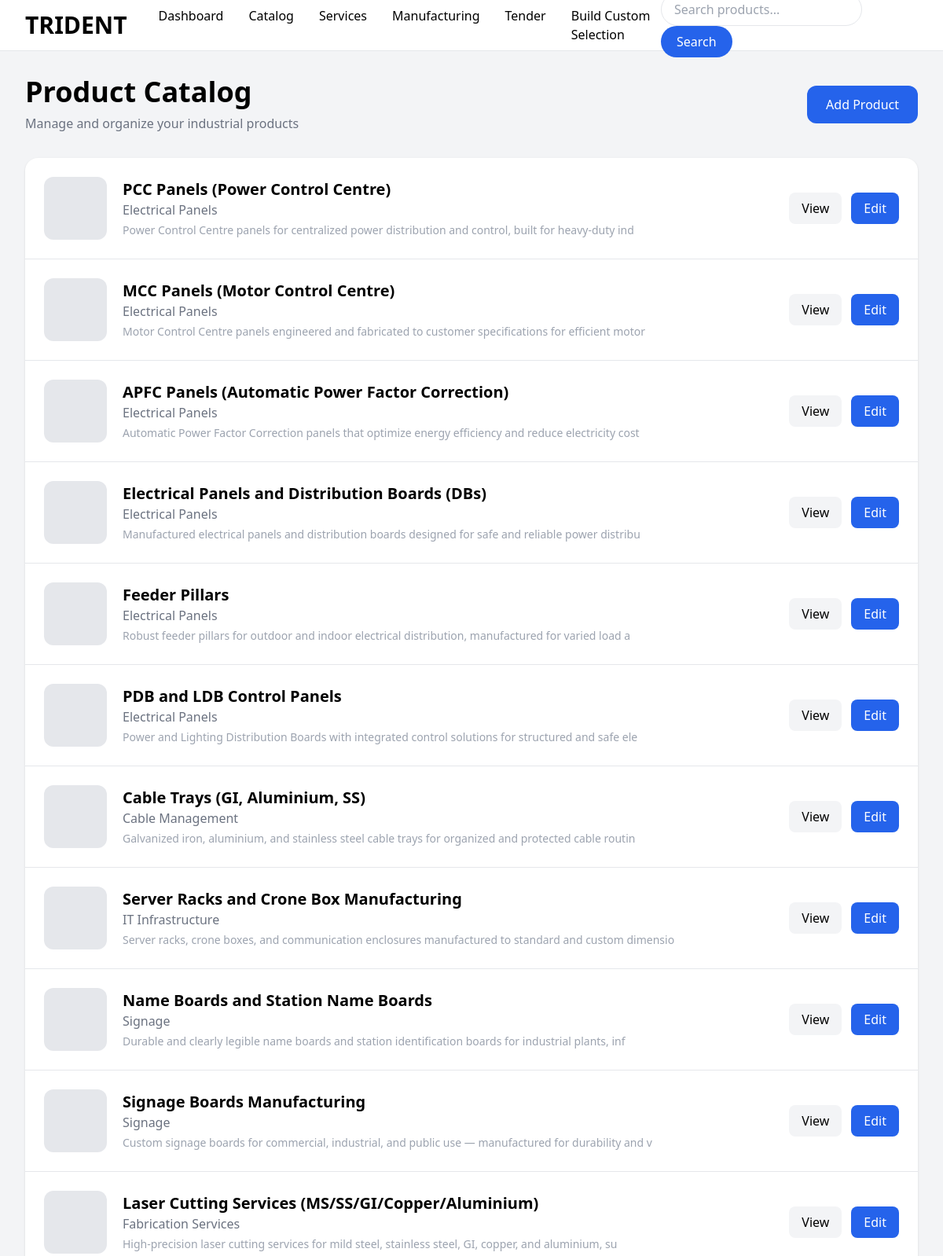
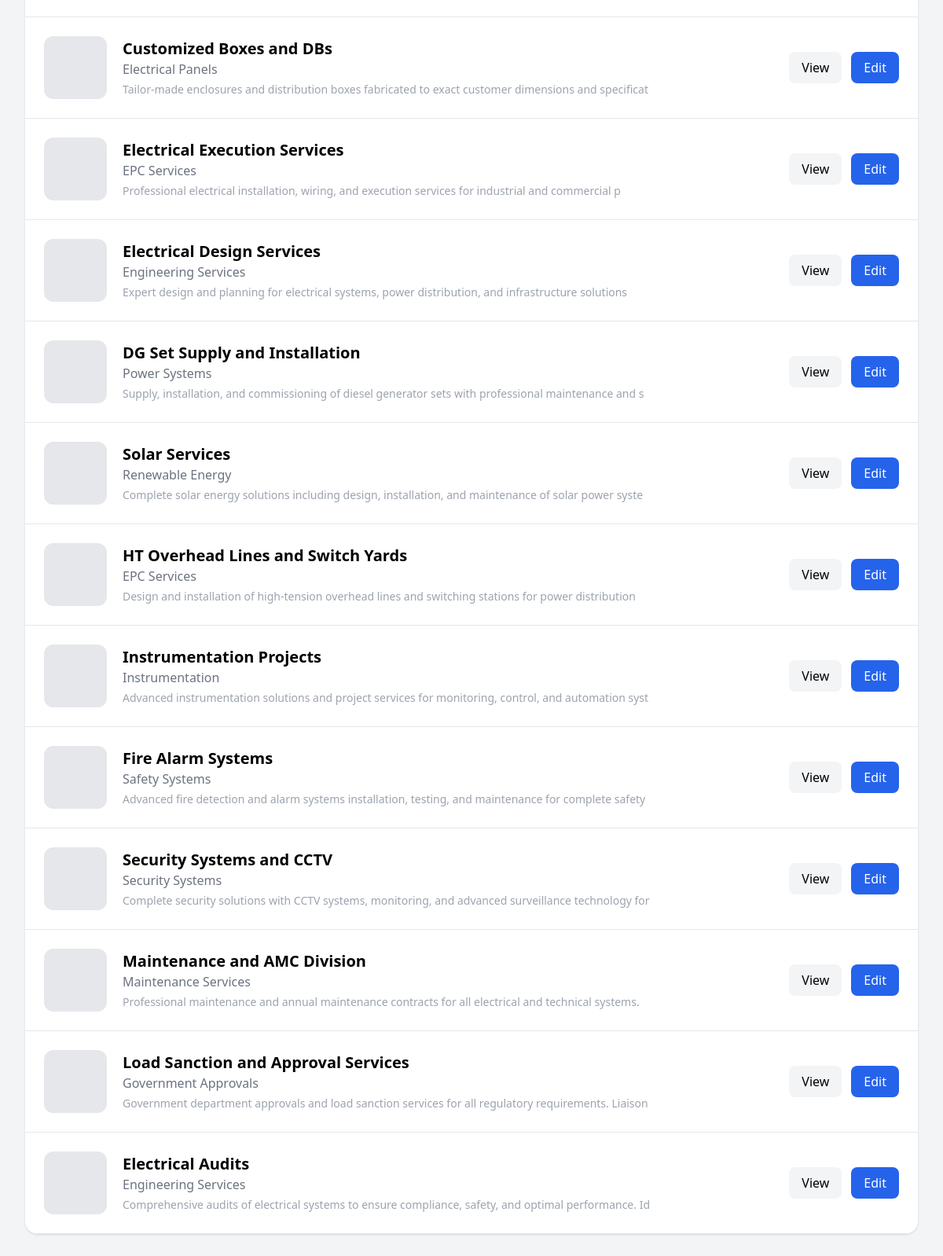
Page /products on the committed database (2 pictures, top to bottom).
### app.py (models this page shows)
class Product(db.Model):
    id = db.Column(db.Integer, primary_key=True)
    name = db.Column(db.String(100), nullable=False)
    category = db.Column(db.String(100))
    description = db.Column(db.Text)
    features = db.Column(db.Text)
    applications = db.Column(db.Text)
    image_path = db.Column(db.String(255))

### app.py (the view)
@app.route("/products")
def products():
    search = request.args.get("search", "")
    print("==========")
    print("SEARCH =", search)
    if search:
        all_products = Product.query.filter(
            or_(
                Product.name.ilike(f"%{search}%"),
                Product.category.ilike(f"%{search}%"),
                Product.description.ilike(f"%{search}%"),
            )
        ).all()
    else:
        all_products = Product.query.all()
    print("RESULTS =", len(all_products))
    print("==========")
    print("SEARCH =", search)
    print("RESULTS =", len(all_products))
    return render_template("products.html", products=all_products, search=search)

### templates/products.html (shortened to what this page needs)
<!DOCTYPE html>
<html lang="en">
<head>
    <script src="https://cdn.tailwindcss.com"></script>
</head>
<body class="bg-gray-100">
    {% include 'navbar.html' %}
    <div class="max-w-7xl mx-auto p-8">
        <div class="flex justify-between items-center mb-8">
            <div>
                <h1 class="text-4xl font-bold">
                    Product Catalog
                </h1>
                <p class="text-gray-500 mt-2">
                    Manage and organize your industrial products
                </p>
            </div>
            <a
                href="/add-product"
                class="bg-blue-600 text-white px-6 py-3 rounded-xl"
            >
                Add Product
            </a>
        </div>
        <div class="bg-white rounded-2xl shadow overflow-hidden">
            {% for product in products %}
            <div class="flex justify-between items-center p-6 border-b hover:bg-gray-50">
                <div class="flex items-center gap-5">
                    {% if product.image_path %}
                    <img
                        src="{{ url_for('static', filename='uploads/' + product.image_path) }}"
                        alt="{{ product.name }}"
                        class="w-20 h-20 rounded-xl object-cover"
                    >
                    {% else %}
                    <div class="w-20 h-20 bg-gray-200 rounded-xl"></div>
                    {% endif %}
                    <div>
                        <h2 class="text-xl font-semibold">
                            {{ product.name }}
                        </h2>
                        <p class="text-gray-500">
                            {{ product.category }}
                        </p>
                        <p class="text-sm text-gray-400 mt-1">
                            {{ product.description[:100] }}
                        </p>
                    </div>
                </div>
                <div class="flex gap-3">
                    <a
                        href="/product/{{ product.id }}"
                        class="bg-gray-100 px-4 py-2 rounded-lg hover:bg-gray-200"
                    >
                        View
                    </a>
                    <a
                        href="/edit-product/{{ product.id }}"
                        class="bg-blue-600 text-white px-4 py-2 rounded-lg hover:bg-blue-700"
                    >
                        Edit
                    </a>
                </div>
            </div>
            {% endfor %}
        </div>
    </div>
</body>
</html>

### rows in the picture
Product: name "PCC Panels (Power Control Centre)", category "Electrical Panels", description "Power Control Centre panels for centralized power distribution and control, built for heavy-duty ind"
Product: name "MCC Panels (Motor Control Centre)", category "Electrical Panels", description "Motor Control Centre panels engineered and fabricated to customer specifications for efficient motor"
Product: name "APFC Panels (Automatic Power Factor Correction)", category "Electrical Panels", description "Automatic Power Factor Correction panels that optimize energy efficiency and reduce electricity cost"
Product: name "Electrical Panels and Distribution Boards (DBs)", category "Electrical Panels", description "Manufactured electrical panels and distribution boards designed for safe and reliable power distribu"
Product: name "Feeder Pillars", category "Electrical Panels", description "Robust feeder pillars for outdoor and indoor electrical distribution, manufactured for varied load a"
Product: name "PDB and LDB Control Panels", category "Electrical Panels", description "Power and Lighting Distribution Boards with integrated control solutions for structured and safe ele"
Product: name "Cable Trays (GI, Aluminium, SS)", category "Cable Management", description "Galvanized iron, aluminium, and stainless steel cable trays for organized and protected cable routin"
Product: name "Server Racks and Crone Box Manufacturing", category "IT Infrastructure", description "Server racks, crone boxes, and communication enclosures manufactured to standard and custom dimensio"
Product: name "Name Boards and Station Name Boards", category "Signage", description "Durable and clearly legible name boards and station identification boards for industrial plants, inf"
Product: name "Signage Boards Manufacturing", category "Signage", description "Custom signage boards for commercial, industrial, and public use — manufactured for durability and v"
Product: name "Laser Cutting Services (MS/SS/GI/Copper/Aluminium)", category "Fabrication Services", description "High-precision laser cutting services for mild steel, stainless steel, GI, copper, and aluminium, su"
Product: name "Customized Boxes and DBs", category "Electrical Panels", description "Tailor-made enclosures and distribution boxes fabricated to exact customer dimensions and specificat"
Product: name "Electrical Execution Services", category "EPC Services", description "Professional electrical installation, wiring, and execution services for industrial and commercial p"
Product: name "Electrical Design Services", category "Engineering Services", description "Expert design and planning for electrical systems, power distribution, and infrastructure solutions"
Product: name "DG Set Supply and Installation", category "Power Systems", description "Supply, installation, and commissioning of diesel generator sets with professional maintenance and s"
Product: name "Solar Services", category "Renewable Energy", description "Complete solar energy solutions including design, installation, and maintenance of solar power syste"
Product: name "HT Overhead Lines and Switch Yards", category "EPC Services", description "Design and installation of high-tension overhead lines and switching stations for power distribution"
Product: name "Instrumentation Projects", category "Instrumentation", description "Advanced instrumentation solutions and project services for monitoring, control, and automation syst"
Product: name "Fire Alarm Systems", category "Safety Systems", description "Advanced fire detection and alarm systems installation, testing, and maintenance for complete safety"
Product: name "Security Systems and CCTV", category "Security Systems", description "Complete security solutions with CCTV systems, monitoring, and advanced surveillance technology for"
Product: name "Maintenance and AMC Division", category "Maintenance Services", description "Professional maintenance and annual maintenance contracts for all electrical and technical systems."
Product: name "Load Sanction and Approval Services", category "Government Approvals", description "Government department approvals and load sanction services for all regulatory requirements. Liaison"
Product: name "Electrical Audits", category "Engineering Services", description "Comprehensive audits of electrical systems to ensure compliance, safety, and optimal performance. Id"
